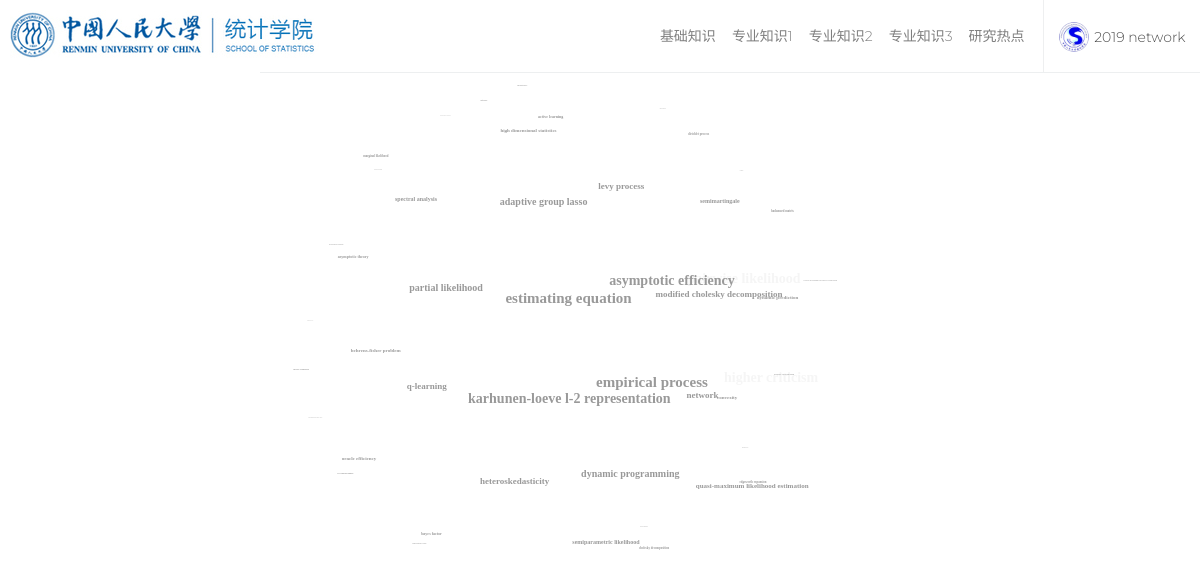
The app's page /choosekeywords/nextball with its own data.
### ball/models.py (models this page shows, shortened)
class Keyword(models.Model):
    title = models.CharField(max_length=500)
    type = models.CharField(max_length=500, choices=settings.KEYWORD_CHOICES, verbose_name='关键词分类', null=True, blank=True)

### ball/views.py (the view)
# urls.py: path('choosekeywords/nextball', views.nextball, name='nextball'),
def nextball(request):
    keywords = Keyword.objects.filter(type="level3")
    context = {
        'keywords': keywords,
    }
    return render(request, 'ball/choosekeywords.html', context)

### likes/templatetags/likes_tags.py (called while the page is built)
@register.simple_tag(takes_context=True)
def get_like_status(context, obj):
    content_type = ContentType.objects.get_for_model(obj)
    user = context['user']
    if not user.is_authenticated:
        return ''
    if LikeRecord.objects.filter(content_type=content_type, object_id=obj.pk, user=user).exists():
        return 'active'
    else:
        return ''

@register.simple_tag
def get_content_type(obj):
    content_type = ContentType.objects.get_for_model(obj)
    return content_type.model

### ball/templates/ball/choosekeywords.html (shortened to what this page needs)
{% load static %}
{% load likes_tags %}
<html>
<head>
    <link rel="stylesheet" type="text/css" href="{% static 'network/bootstrap.min.css' %}">
    <link rel="stylesheet" type="text/css" href="{% static 'network/perfect-scrollbar.css' %}">
    <link rel="stylesheet" type="text/css" href="{% static 'network/morris.css' %}">
    <link rel="stylesheet" type="text/css" href="{% static 'network/c3.min.css' %}">
    <link rel="stylesheet" type="text/css" href="{% static 'network/style.css' %}">
    <link rel="stylesheet" type="text/css" href="{% static 'network/spinners.css' %}">
    <link rel="stylesheet" type="text/css" href="{% static 'network/dashboard.css' %}">
    <link rel="stylesheet" type="text/css" href="{% static 'network/default.css' %}">
</head>
<body>
<header class="topbar">
            <nav class="navbar top-navbar navbar-expand-md navbar-light">
                <div class="navbar-header">
                    <a class="navbar-brand" href="{% url 'network-home' %}">
                        <b>
                            <img src={% static 'network/media/rss.jpg' %} alt="homepage" class="dark-logo" />
                        </b>
                         </a>
                </div>
                <div class="navbar-collapse">
                    <div class="navbar-nav">
                        <a class="nav-item nav-link" href="{% url 'ball' %}">基础知识</a>
                        <a class="nav-item nav-link" href="{% url 'ballone' %}">专业知识1</a>
                        <a class="nav-item nav-link" href="{% url 'balltwo' %}">专业知识2</a>
                        <a class="nav-item nav-link" href="{% url 'ballthree' %}">专业知识3</a>
                        <a class="nav-item nav-link" href="{% url 'nextball' %}">研究热点</a>
                    </div>
                    <ul class="navbar-nav my-lg-0">
                        <li class="nav-item dropdown u-pro">
                            <a class="nav-link dropdown-toggle waves-effect waves-dark profile-pic" href="{% url 'network-home' %}" data-toggle="dropdown" aria-haspopup="true" aria-expanded="false"><img src={% static 'network/media/rss-icon.jpg' %} alt="creator" class="" /> <span class="hidden-md-down">2019 network</span> </a>
                        </li>
                    </ul>
                </div>
            </nav>
        </header>
<div id="tagbox">
    {% for word in keywords.all %}
        <a onclick="likeChange(this, '{% get_content_type word %}', {{ word.pk }})" class="like">
        <span class="glyphicon glyphicon-thumbs-up {% get_like_status word %}" >{{ word.title }}</span>
        </a>
	{% endfor %}
</div>
</body>
</html>

### static/network/default.css (style rules this page uses)
.topbar { background: #ffffff; }
.topbar .navbar-header { background: #ffffff; }
.topbar .navbar-light .navbar-nav .nav-item > a.nav-link { color: rgba(0, 0, 0, 0.7) !important; }

### ball/templates/ball/choosekeywords.html (style rules this page uses)
#tagbox { position:relative;margin:20px auto 0px;width:600px;height:500px;background:transparent; }
#tagbox a { position:absolute;padding:3px 6px;font-family:Microsoft YaHei;color:#999;TOP:0px;font-weight:bold;text-decoration:none;left:0px }

### records on screen
Keyword: title "estimating equation"
Keyword: title "semimartingale"
Keyword: title "higher criticism"
Keyword: title "spectral analysis"
Keyword: title "levy process"
Keyword: title "pairwise likelihood"
Keyword: title "empirical process"
Keyword: title "q-learning"
Keyword: title "asymptotic efficiency"
Keyword: title "quasi-maximum likelihood estimation"
Keyword: title "heteroskedasticity"
Keyword: title "partial likelihood"
Keyword: title "dynamic programming"
Keyword: title "network"
Keyword: title "modified cholesky decomposition"
Keyword: title "semiparametric likelihood"
Keyword: title "karhunen-loeve l-2 representation"
Keyword: title "adaptive group lasso"
